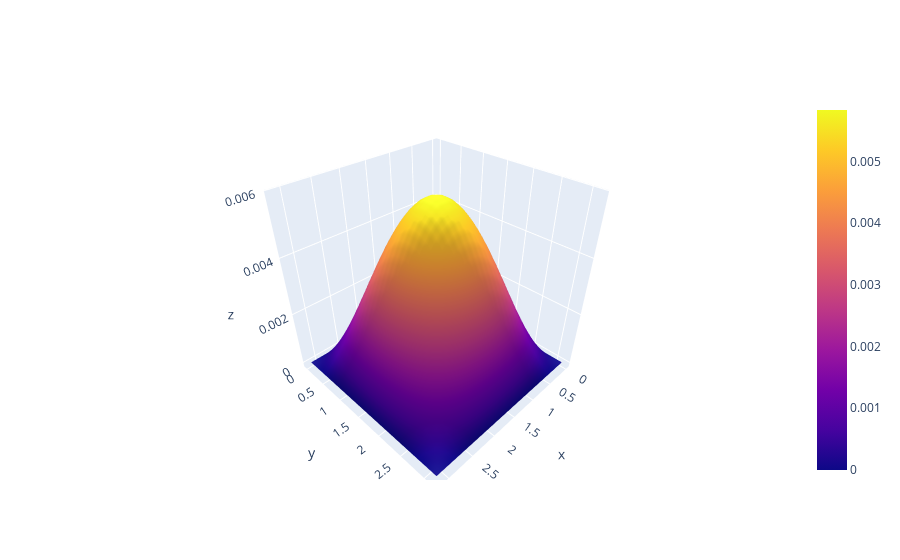

Source (notebook cell):
### Code cell
fig = go.Figure(data=[go.Surface(z=UUU[1], x=XX, y=YY)])
fig.show()

### Figure 1 — Plotly figure (JSON) as saved in the notebook; plotly's stock layout.template omitted (floating-point values rounded to 4 significant figures; data arrays with more than 128 entries replaced by an {"elided": "..."} marker saying what was removed)
{"data": [{"type": "surface", "x": [0, 0.1083, 0.2167, 0.325, 0.4333, 0.5417, 0.65, 0.7583, 0.8666, 0.975, 1.083, 1.192, 1.3, 1.408, 1.517, 1.625, 1.733, 1.842, 1.95, 2.058, 2.167, 2.275, 2.383, 2.492, 2.6, 2.708, 2.817, 2.925, 3.033, 3.142], "y": [0, 0.1083, 0.2167, 0.325, 0.4333, 0.5417, 0.65, 0.7583, 0.8666, 0.975, 1.083, 1.192, 1.3, 1.408, 1.517, 1.625, 1.733, 1.842, 1.95, 2.058, 2.167, 2.275, 2.383, 2.492, 2.6, 2.708, 2.817, 2.925, 3.033, 3.142], "z": {"elided": "30x30 float values"}}], "layout": {}}
